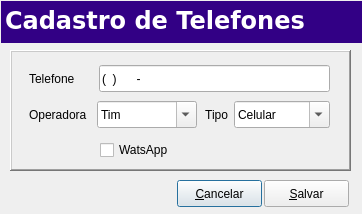
<?xml version="1.0" encoding="UTF-8"?>
<ui version="4.0">
 <class>Editphone</class>
 <widget class="QDialog" name="Editphone">
  <property name="geometry">
   <rect>
    <x>0</x>
    <y>0</y>
    <width>362</width>
    <height>214</height>
   </rect>
  </property>
  <property name="windowTitle">
   <string>Edit</string>
  </property>
  <widget class="QFrame" name="frame">
   <property name="geometry">
    <rect>
     <x>10</x>
     <y>50</y>
     <width>341</width>
     <height>121</height>
    </rect>
   </property>
   <property name="frameShape">
    <enum>QFrame::WinPanel</enum>
   </property>
   <property name="frameShadow">
    <enum>QFrame::Raised</enum>
   </property>
   <widget class="QLabel" name="Lblnumber">
    <property name="geometry">
     <rect>
      <x>19</x>
      <y>20</y>
      <width>59</width>
      <height>17</height>
     </rect>
    </property>
    <property name="text">
     <string>Telefone</string>
    </property>
   </widget>
   <widget class="QLineEdit" name="LnEdtnumber">
    <property name="geometry">
     <rect>
      <x>89</x>
      <y>15</y>
      <width>231</width>
      <height>27</height>
     </rect>
    </property>
    <property name="inputMask">
     <string>(99) 99999-9999</string>
    </property>
   </widget>
   <widget class="QCheckBox" name="ChkBxwatsapp">
    <property name="geometry">
     <rect>
      <x>90</x>
      <y>89</y>
      <width>110</width>
      <height>22</height>
     </rect>
    </property>
    <property name="text">
     <string>WatsApp</string>
    </property>
   </widget>
   <widget class="QWidget" name="layoutWidget">
    <property name="geometry">
     <rect>
      <x>19</x>
      <y>50</y>
      <width>301</width>
      <height>29</height>
     </rect>
    </property>
    <layout class="QHBoxLayout" name="horizontalLayout">
     <item>
      <widget class="QLabel" name="Lbloperator">
       <property name="maximumSize">
        <size>
         <width>62</width>
         <height>16777215</height>
        </size>
       </property>
       <property name="text">
        <string>Operadora</string>
       </property>
      </widget>
     </item>
     <item>
      <widget class="SComboBox" name="CmbBxoperator">
       <property name="minimumSize">
        <size>
         <width>100</width>
         <height>27</height>
        </size>
       </property>
       <property name="editable">
        <bool>true</bool>
       </property>
       <property name="sizeAdjustPolicy">
        <enum>QComboBox::AdjustToContents</enum>
       </property>
       <item>
        <property name="text">
         <string>Tim</string>
        </property>
       </item>
       <item>
        <property name="text">
         <string>Oi</string>
        </property>
       </item>
       <item>
        <property name="text">
         <string>Claro</string>
        </property>
       </item>
       <item>
        <property name="text">
         <string>Vivo</string>
        </property>
       </item>
      </widget>
     </item>
     <item>
      <widget class="QLabel" name="Lbltype">
       <property name="maximumSize">
        <size>
         <width>25</width>
         <height>16777215</height>
        </size>
       </property>
       <property name="text">
        <string>Tipo</string>
       </property>
       <property name="alignment">
        <set>Qt::AlignRight|Qt::AlignTrailing|Qt::AlignVCenter</set>
       </property>
      </widget>
     </item>
     <item>
      <widget class="SComboBox" name="CmbBxtype">
       <property name="minimumSize">
        <size>
         <width>90</width>
         <height>27</height>
        </size>
       </property>
       <property name="editable">
        <bool>true</bool>
       </property>
       <property name="sizeAdjustPolicy">
        <enum>QComboBox::AdjustToContents</enum>
       </property>
       <item>
        <property name="text">
         <string>Celular</string>
        </property>
       </item>
       <item>
        <property name="text">
         <string>Casa</string>
        </property>
       </item>
       <item>
        <property name="text">
         <string>Trabalho</string>
        </property>
       </item>
      </widget>
     </item>
    </layout>
   </widget>
  </widget>
  <widget class="QFrame" name="topmenu">
   <property name="geometry">
    <rect>
     <x>1</x>
     <y>1</y>
     <width>801</width>
     <height>42</height>
    </rect>
   </property>
   <property name="minimumSize">
    <size>
     <width>0</width>
     <height>42</height>
    </size>
   </property>
   <property name="maximumSize">
    <size>
     <width>16777215</width>
     <height>42</height>
    </size>
   </property>
   <property name="styleSheet">
    <string notr="true">background-color: rgb(50, 0, 133);</string>
   </property>
   <property name="frameShadow">
    <enum>QFrame::Raised</enum>
   </property>
   <widget class="QLabel" name="labelStatus">
    <property name="enabled">
     <bool>false</bool>
    </property>
    <property name="geometry">
     <rect>
      <x>4</x>
      <y>0</y>
      <width>541</width>
      <height>39</height>
     </rect>
    </property>
    <property name="palette">
     <palette>
      <active>
       <colorrole role="WindowText">
        <brush brushstyle="SolidPattern">
         <color alpha="255">
          <red>255</red>
          <green>255</green>
          <blue>255</blue>
         </color>
        </brush>
       </colorrole>
       <colorrole role="Button">
        <brush brushstyle="SolidPattern">
         <color alpha="255">
          <red>50</red>
          <green>0</green>
          <blue>133</blue>
         </color>
        </brush>
       </colorrole>
       <colorrole role="Text">
        <brush brushstyle="SolidPattern">
         <color alpha="255">
          <red>255</red>
          <green>255</green>
          <blue>255</blue>
         </color>
        </brush>
       </colorrole>
       <colorrole role="ButtonText">
        <brush brushstyle="SolidPattern">
         <color alpha="255">
          <red>255</red>
          <green>255</green>
          <blue>255</blue>
         </color>
        </brush>
       </colorrole>
       <colorrole role="Base">
        <brush brushstyle="SolidPattern">
         <color alpha="255">
          <red>50</red>
          <green>0</green>
          <blue>133</blue>
         </color>
        </brush>
       </colorrole>
       <colorrole role="Window">
        <brush brushstyle="SolidPattern">
         <color alpha="255">
          <red>50</red>
          <green>0</green>
          <blue>133</blue>
         </color>
        </brush>
       </colorrole>
      </active>
      <inactive>
       <colorrole role="WindowText">
        <brush brushstyle="SolidPattern">
         <color alpha="255">
          <red>255</red>
          <green>255</green>
          <blue>255</blue>
         </color>
        </brush>
       </colorrole>
       <colorrole role="Button">
        <brush brushstyle="SolidPattern">
         <color alpha="255">
          <red>50</red>
          <green>0</green>
          <blue>133</blue>
         </color>
        </brush>
       </colorrole>
       <colorrole role="Text">
        <brush brushstyle="SolidPattern">
         <color alpha="255">
          <red>255</red>
          <green>255</green>
          <blue>255</blue>
         </color>
        </brush>
       </colorrole>
       <colorrole role="ButtonText">
        <brush brushstyle="SolidPattern">
         <color alpha="255">
          <red>255</red>
          <green>255</green>
          <blue>255</blue>
         </color>
        </brush>
       </colorrole>
       <colorrole role="Base">
        <brush brushstyle="SolidPattern">
         <color alpha="255">
          <red>50</red>
          <green>0</green>
          <blue>133</blue>
         </color>
        </brush>
       </colorrole>
       <colorrole role="Window">
        <brush brushstyle="SolidPattern">
         <color alpha="255">
          <red>50</red>
          <green>0</green>
          <blue>133</blue>
         </color>
        </brush>
       </colorrole>
      </inactive>
      <disabled>
       <colorrole role="WindowText">
        <brush brushstyle="SolidPattern">
         <color alpha="255">
          <red>255</red>
          <green>255</green>
          <blue>255</blue>
         </color>
        </brush>
       </colorrole>
       <colorrole role="Button">
        <brush brushstyle="SolidPattern">
         <color alpha="255">
          <red>50</red>
          <green>0</green>
          <blue>133</blue>
         </color>
        </brush>
       </colorrole>
       <colorrole role="Text">
        <brush brushstyle="SolidPattern">
         <color alpha="255">
          <red>255</red>
          <green>255</green>
          <blue>255</blue>
         </color>
        </brush>
       </colorrole>
       <colorrole role="ButtonText">
        <brush brushstyle="SolidPattern">
         <color alpha="255">
          <red>255</red>
          <green>255</green>
          <blue>255</blue>
         </color>
        </brush>
       </colorrole>
       <colorrole role="Base">
        <brush brushstyle="SolidPattern">
         <color alpha="255">
          <red>50</red>
          <green>0</green>
          <blue>133</blue>
         </color>
        </brush>
       </colorrole>
       <colorrole role="Window">
        <brush brushstyle="SolidPattern">
         <color alpha="255">
          <red>50</red>
          <green>0</green>
          <blue>133</blue>
         </color>
        </brush>
       </colorrole>
      </disabled>
     </palette>
    </property>
    <property name="font">
     <font>
      <family>Verdana</family>
      <pointsize>18</pointsize>
      <weight>75</weight>
      <bold>true</bold>
     </font>
    </property>
    <property name="styleSheet">
     <string/>
    </property>
    <property name="frameShape">
     <enum>QFrame::NoFrame</enum>
    </property>
    <property name="frameShadow">
     <enum>QFrame::Plain</enum>
    </property>
    <property name="lineWidth">
     <number>1</number>
    </property>
    <property name="text">
     <string>Cadastro de Telefones</string>
    </property>
    <property name="textFormat">
     <enum>Qt::AutoText</enum>
    </property>
    <property name="alignment">
     <set>Qt::AlignLeading|Qt::AlignLeft|Qt::AlignVCenter</set>
    </property>
    <property name="wordWrap">
     <bool>false</bool>
    </property>
    <property name="textInteractionFlags">
     <set>Qt::NoTextInteraction</set>
    </property>
   </widget>
  </widget>
  <widget class="QPushButton" name="PshBtnCancel">
   <property name="geometry">
    <rect>
     <x>177</x>
     <y>180</y>
     <width>85</width>
     <height>27</height>
    </rect>
   </property>
   <property name="text">
    <string>&amp;Cancelar</string>
   </property>
  </widget>
  <widget class="QPushButton" name="PshBtnSave">
   <property name="geometry">
    <rect>
     <x>264</x>
     <y>180</y>
     <width>85</width>
     <height>27</height>
    </rect>
   </property>
   <property name="text">
    <string>&amp;Salvar</string>
   </property>
  </widget>
 </widget>
 <customwidgets>
  <customwidget>
   <class>SComboBox</class>
   <extends>QComboBox</extends>
   <header location="global">scombobox.h</header>
  </customwidget>
 </customwidgets>
 <resources/>
 <connections/>
</ui>
